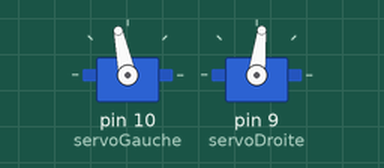
A sketch run on a simulated Arduino Uno, built with avr-gcc and run on an emulated ATmega328P. Shown: 2 × servo.

Above: at 5.1 s.
Timing chart, 0 to 6.6 s (numbered marks = the images above):
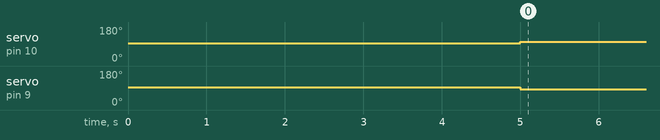

Measured:
- by itself, servo on pin 10 (servoGauche): 93° → 102° at 5.0 s
- by itself, servo on pin 9 (servoDroite): 93° → 83° at 5.0 s

The sketch:

Avancer.ino
```cpp
#include <Servo.h>

Servo servoGauche;
Servo servoDroite;

void setup() {
  servoGauche.attach(10);
  servoDroite.attach(9);
  Serial.begin(9600);
  servoDroite.writeMicroseconds(1500); // Droite avance
  servoGauche.writeMicroseconds(1500); // Gauche avance
  delay(5000);
}

void loop() {
  // Avancer doucement en microsecondes
  servoDroite.writeMicroseconds(1400); // Droite avance
  servoGauche.writeMicroseconds(1600); // Gauche avance
}
```
